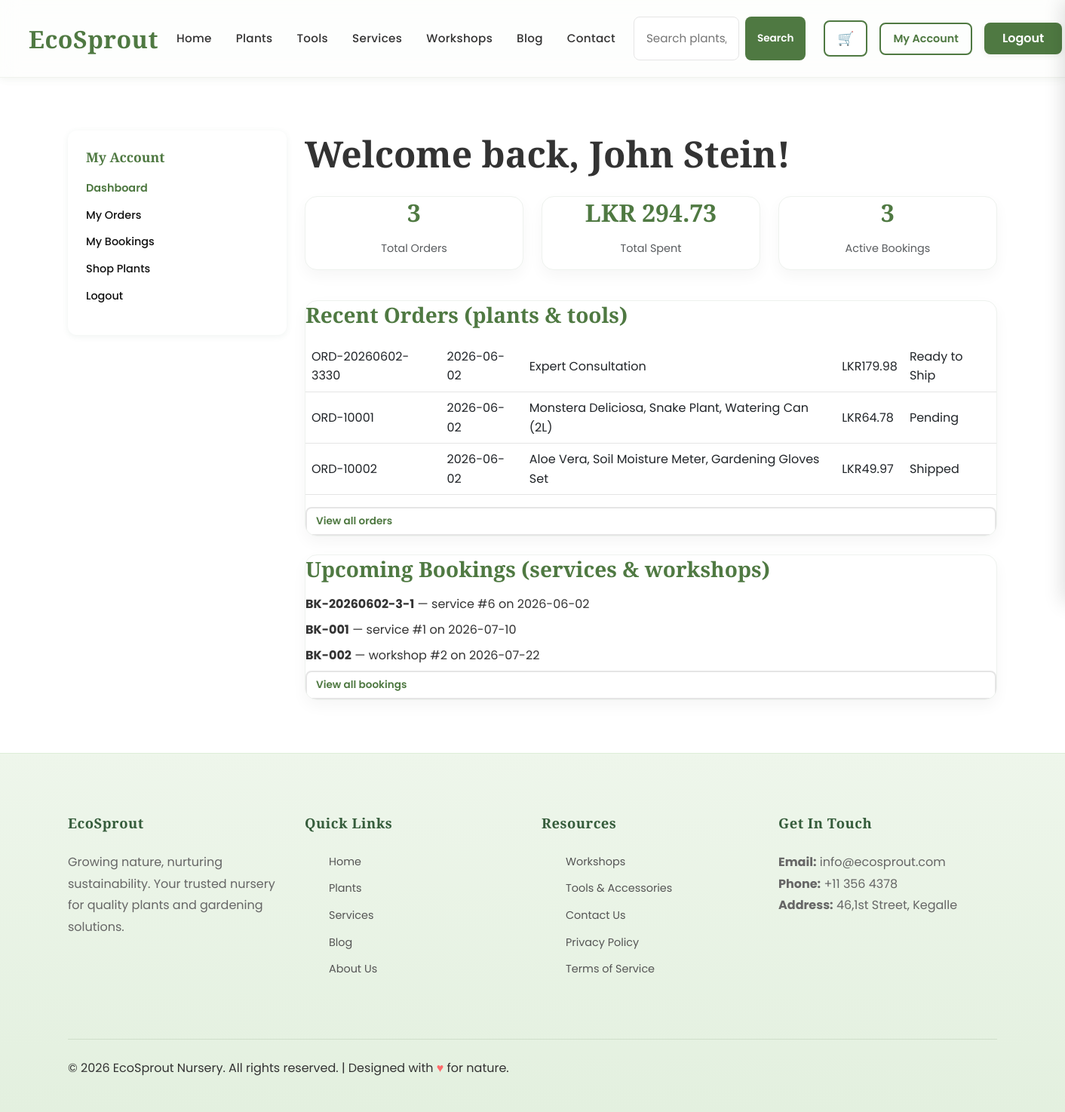
The page /Frontend/customer/dashboard.php (signed in) on the database its author committed.
### tables this page shows
CREATE TABLE IF NOT EXISTS `shop_orders` (
  `id` int NOT NULL AUTO_INCREMENT,
  `user_id` int NOT NULL,
  `order_number` varchar(20) NOT NULL,
  `order_date` datetime DEFAULT CURRENT_TIMESTAMP,
  `total_amount` decimal(10,2) NOT NULL DEFAULT '0.00',
  `status` varchar(50) NOT NULL DEFAULT 'pending',
  `shipping_address` text,
  `payment_method` varchar(50) DEFAULT 'card',
  `created_at` timestamp NULL DEFAULT CURRENT_TIMESTAMP,
  PRIMARY KEY (`id`),
  UNIQUE KEY `order_number` (`order_number`),
  KEY `idx_shop_orders_user` (`user_id`)
);

CREATE TABLE IF NOT EXISTS `bookings` (
  `id` int NOT NULL AUTO_INCREMENT,
  `user_id` int NOT NULL,
  `booking_number` varchar(20) NOT NULL,
  `booking_type` varchar(20) NOT NULL,
  `reference_id` int NOT NULL,
  `booking_date` date NOT NULL,
  `booking_time` time DEFAULT NULL,
  `status` varchar(50) NOT NULL DEFAULT 'upcoming',
  `notes` text,
  `created_at` timestamp NULL DEFAULT CURRENT_TIMESTAMP,
  PRIMARY KEY (`id`),
  UNIQUE KEY `booking_number` (`booking_number`),
  KEY `idx_bookings_user` (`user_id`)
);

### Frontend/includes/helpers.php (called while the page is built, shortened)
<?php
function e($text)
{
  return htmlspecialchars((string) $text, ENT_QUOTES, 'UTF-8');
}
function order_status_label($status)
{
  $labels = array(
    'pending' => 'Pending',
    'processing' => 'Processing',
    'ready_to_ship' => 'Ready to Ship',
    'shipped' => 'Shipped',
    'delivered' => 'Delivered',
    'cancelled' => 'Cancelled'
  );
  if (isset($labels[$status])) {
    return $labels[$status];
  }
  return $status;
}

### Frontend/customer/dashboard.php (the view, shortened to what this page needs)
<?php
require_once __DIR__ . '/../config/db.php';
require_once __DIR__ . '/../includes/helpers.php';
$user_id = (int) $_SESSION['user_id'];
$oc_stmt = $pdo->prepare('SELECT COUNT(*) FROM shop_orders WHERE user_id = :uid');
$oc_stmt->bindParam(':uid', $user_id, PDO::PARAM_INT);
$oc_stmt->execute();
$order_count = (int) $oc_stmt->fetchColumn();
$spent_stmt = $pdo->prepare('SELECT COALESCE(SUM(total_amount), 0) FROM shop_orders WHERE user_id = :uid');
$spent_stmt->bindParam(':uid', $user_id, PDO::PARAM_INT);
$spent_stmt->execute();
$total_spent = (float) $spent_stmt->fetchColumn();
$book_stmt = $pdo->prepare("SELECT COUNT(*) FROM bookings WHERE user_id = :uid AND status = 'upcoming'");
$book_stmt->bindParam(':uid', $user_id, PDO::PARAM_INT);
$book_stmt->execute();
$booking_count = (int) $book_stmt->fetchColumn();
$recent_orders_stmt = $pdo->prepare(
  'SELECT o.*, (SELECT GROUP_CONCAT(product_name SEPARATOR ", ") FROM shop_order_items WHERE order_id = o.id) AS items_text
   FROM shop_orders o WHERE user_id = :uid ORDER BY order_date DESC LIMIT 5'
);
$recent_orders_stmt->bindParam(':uid', $user_id, PDO::PARAM_INT);
$recent_orders_stmt->execute();
$recent_orders = $recent_orders_stmt->fetchAll();
$recent_bookings_stmt = $pdo->prepare(
  "SELECT * FROM bookings WHERE user_id = :uid AND status = 'upcoming' ORDER BY booking_date ASC LIMIT 4"
);
$recent_bookings_stmt->bindParam(':uid', $user_id, PDO::PARAM_INT);
$recent_bookings_stmt->execute();
$recent_bookings = $recent_bookings_stmt->fetchAll();
include '../includes/header.php';
?>
<main>
<section class="section">
<div class="container">
<div class="row">
<div class="col-md-3 mb-4"><?php include '../includes/customer_sidebar.php'; ?></div>
<div class="col-md-9">
<h1 style="margin-bottom: var(--spacing-lg);">Welcome back, <?php echo e($_SESSION['name']); ?>!</h1>
<div class="row mb-4">
<div class="col-md-6 col-lg-4 mb-3"><div class="card text-center"><h3 style="color:var(--primary-color);font-size:2rem;"><?php echo $order_count; ?></h3><p class="text-muted">Total Orders</p></div></div>
<div class="col-md-6 col-lg-4 mb-3"><div class="card text-center"><h3 style="color:var(--primary-color);font-size:2rem;">LKR <?php echo number_format($total_spent, 2); ?></h3><p class="text-muted">Total Spent</p></div></div>
<div class="col-md-6 col-lg-4 mb-3"><div class="card text-center"><h3 style="color:var(--primary-color);font-size:2rem;"><?php echo $booking_count; ?></h3><p class="text-muted">Active Bookings</p></div></div>
</div>
<div class="card mb-4">
<h3 style="color:var(--primary-color);">Recent Orders (plants &amp; tools)</h3>
<table style="width:100%;">
<?php foreach ($recent_orders as $o) { ?>
<tr style="border-bottom:1px solid var(--light-gray);">
<td style="padding:var(--spacing-sm);"><?php echo e($o['order_number']); ?></td>
<td style="padding:var(--spacing-sm);"><?php echo e(substr($o['order_date'], 0, 10)); ?></td>
<td style="padding:var(--spacing-sm);"><?php echo e($o['items_text']); ?></td>
<td style="padding:var(--spacing-sm);">LKR<?php echo e(number_format((float)$o['total_amount'], 2)); ?></td>
<td style="padding:var(--spacing-sm);"><?php echo e(order_status_label($o['status'])); ?></td>
</tr>
<?php } ?>
</table>
<a href="orders.php" class="btn-outline btn-small" style="margin-top:var(--spacing-md);">View all orders</a>
</div>
<div class="card">
<h3 style="color:var(--primary-color);">Upcoming Bookings (services &amp; workshops)</h3>
<?php foreach ($recent_bookings as $b) { ?>
<p style="margin-bottom:var(--spacing-sm);"><strong><?php echo e($b['booking_number']); ?></strong> — <?php echo e($b['booking_type']); ?> #<?php echo (int)$b['reference_id']; ?> on <?php echo e($b['booking_date']); ?></p>
<?php } ?>
<a href="bookings.php" class="btn-outline btn-small">View all bookings</a>
</div>
</div>
</div>
</div>
</section>
</main>
<?php include '../includes/footer.php'; ?>

### Frontend/assets/css/style.css (style rules this page uses)
:root { --primary-color: #4F7942; --secondary-color: #7BA05B; --light-green: #DDEED8; --background-color: #F8F9F5; --text-color: #333333; --secondary-text: #666666; --surface-color: #FFFFFF; --dark-green: #2D5A3D; --accent-color: #7BA05B; --light-gray: #E5E5E5; --border-color: #E5E5E5; --spacing-xs: 4px; --spacing-sm: 8px; --spacing-md: 16px; --spacing-lg: 24px; --spacing-xl: 32px; --spacing-xxl: 48px; --border-radius: 8px; --border-radius-lg: 12px; --transition: all 0.3s ease; }
* { margin: 0; padding: 0; box-sizing: border-box; }
html { scroll-behavior: smooth; }
body { font-family: 'Poppins', sans-serif; background-color: var(--background-color); color: var(--text-color); line-height: 1.6; font-size: 16px; }
h1, h2, h3, h4, h5, h6 { font-family: 'Playfair Display', serif; color: var(--text-color); line-height: 1.3; margin-bottom: var(--spacing-md); font-weight: 700; }
h1 { font-size: 3rem; }
h3 { font-size: 1.75rem; }
p { margin-bottom: var(--spacing-md); color: var(--text-color); }
a { color: var(--primary-color); text-decoration: none; transition: var(--transition); }
.btn-outline { background-color: transparent; color: var(--primary-color); padding: var(--spacing-sm) var(--spacing-lg); border: 2px solid var(--border-color); border-radius: var(--border-radius); cursor: pointer; font-size: 0.95rem; font-weight: 600; transition: var(--transition); display: inline-block; }
.btn-small { padding: 6px 12px; font-size: 0.85rem; }
.card { border-radius: 16px; overflow: hidden; border: 1px solid #eef2ee; box-shadow: 0 8px 20px rgba(0,0,0,0.04); transition: all .3s ease; }
.container { max-width: 1280px; margin: auto; padding: 0 24px; }
.section { padding: 70px var(--spacing-lg); }
.section:nth-child(odd) { background-color: var(--surface-color); }
.section { position: relative; }
.text-center { text-align: center; }
.mb-3 { margin-bottom: var(--spacing-lg); }
.mb-4 { margin-bottom: var(--spacing-xl); }
.text-muted { color: #999; font-size: 0.9rem; }

### rows shown on the page
shop_orders: order_number "ORD-20260602-3330", order_date "2026-06-02", items_text "Expert Consultation", total_amount "179.98", status "Ready to Ship"
shop_orders: order_number "ORD-10001", order_date "2026-06-02", items_text "Monstera Deliciosa, Snake Plant, Watering Can (2L)", total_amount "64.78", status "Pending"
shop_orders: order_number "ORD-10002", order_date "2026-06-02", items_text "Aloe Vera, Soil Moisture Meter, Gardening Gloves Set", total_amount "49.97", status "Shipped"
bookings: booking_number "BK-20260602-3-1", booking_type "service", reference "6", booking_date "2026-06-02"
bookings: booking_number "BK-001", booking_type "service", reference "1", booking_date "2026-07-10"
bookings: booking_number "BK-002", booking_type "workshop", reference "2", booking_date "2026-07-22"

### other values the page prints
$_SESSION['name'] "John Stein"
$order_count "3"
$total_spent "294.73"
$booking_count "3"
